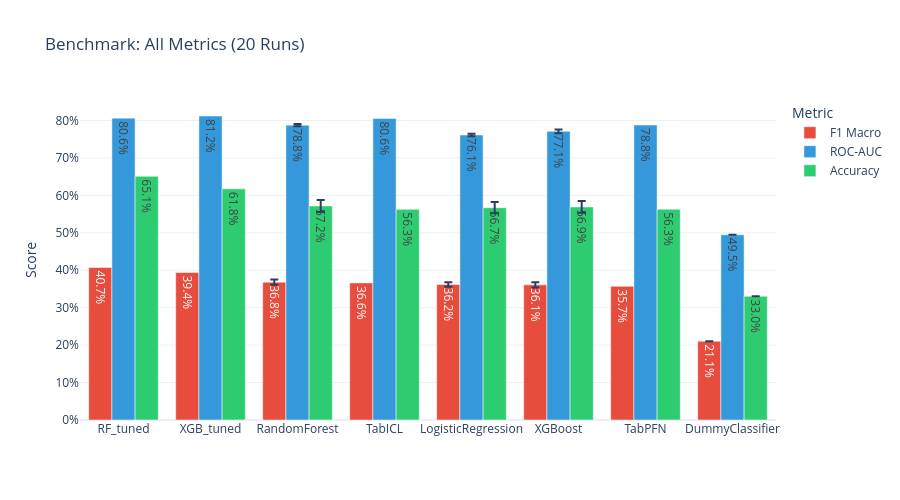

Notebook code for this chart:
### Markdown cell above
## 4.2 ROC-AUC Comparison

### Code cell
# AUC + F1 Combined: Grouped Bar
metrics_long = []
for _, row in df_summary.iterrows():
    metrics_long.append({'model': row['model'], 'Metric': 'F1 Macro', 'Score': row['f1_mean'], 'Std': row['f1_std']})
    metrics_long.append({'model': row['model'], 'Metric': 'ROC-AUC', 'Score': row['auc_mean'], 'Std': row['auc_std']})
    metrics_long.append({'model': row['model'], 'Metric': 'Accuracy', 'Score': row['acc_mean'], 'Std': row['acc_std']})

ml_df = pd.DataFrame(metrics_long)

fig3 = px.bar(
    ml_df, x='model', y='Score', color='Metric', error_y='Std',
    barmode='group',
    title=f'Benchmark: All Metrics Comparison<br>'
          f'<sup>F1 Macro, ROC-AUC & Accuracy for all models</sup)',
    template='plotly_white',
    text_auto='.1%',
    color_discrete_map={'F1 Macro': '#e74c3c', 'ROC-AUC': '#3498db', 'Accuracy': '#2ecc71'},
    category_orders={'model': model_order[::-1]}
)
fig3.update_layout(yaxis_tickformat='.0%', xaxis_title=None, height=500)
show_and_save(fig3, "benchmark_all_metrics")

### Figure 1 — Plotly figure (JSON) as saved in the notebook; plotly's stock layout.template omitted (floating-point values rounded to 4 significant figures)
{"data": [{"alignmentgroup": "True", "error_y": {"array": [NaN, NaN, 0.007029, NaN, 0.006025, 0.006829, NaN, 0.0]}, "hovertemplate": "Metric=F1 Macro<br>model=%{x}<br>Score=%{y}<extra></extra>", "legendgroup": "F1 Macro", "marker": {"color": "#e74c3c", "pattern": {"shape": ""}}, "name": "F1 Macro", "offsetgroup": "F1 Macro", "orientation": "v", "showlegend": true, "textposition": "auto", "texttemplate": "%{y:.1%}", "type": "bar", "x": ["RF_tuned", "XGB_tuned", "RandomForest", "TabICL", "LogisticRegression", "XGBoost", "TabPFN", "DummyClassifier"], "xaxis": "x", "y": [0.4073, 0.394, 0.3682, 0.3663, 0.3619, 0.361, 0.3571, 0.2106], "yaxis": "y"}, {"alignmentgroup": "True", "error_y": {"array": [NaN, NaN, 0.003192, NaN, 0.003476, 0.005232, NaN, 0.0]}, "hovertemplate": "Metric=ROC-AUC<br>model=%{x}<br>Score=%{y}<extra></extra>", "legendgroup": "ROC-AUC", "marker": {"color": "#3498db", "pattern": {"shape": ""}}, "name": "ROC-AUC", "offsetgroup": "ROC-AUC", "orientation": "v", "showlegend": true, "textposition": "auto", "texttemplate": "%{y:.1%}", "type": "bar", "x": ["RF_tuned", "XGB_tuned", "RandomForest", "TabICL", "LogisticRegression", "XGBoost", "TabPFN", "DummyClassifier"], "xaxis": "x", "y": [0.8064, 0.8121, 0.7877, 0.8057, 0.7613, 0.7711, 0.7879, 0.4946], "yaxis": "y"}, {"alignmentgroup": "True", "error_y": {"array": [NaN, NaN, 0.01611, NaN, 0.01498, 0.0159, NaN, 0.0]}, "hovertemplate": "Metric=Accuracy<br>model=%{x}<br>Score=%{y}<extra></extra>", "legendgroup": "Accuracy", "marker": {"color": "#2ecc71", "pattern": {"shape": ""}}, "name": "Accuracy", "offsetgroup": "Accuracy", "orientation": "v", "showlegend": true, "textposition": "auto", "texttemplate": "%{y:.1%}", "type": "bar", "x": ["RF_tuned", "XGB_tuned", "RandomForest", "TabICL", "LogisticRegression", "XGBoost", "TabPFN", "DummyClassifier"], "xaxis": "x", "y": [0.6509, 0.6175, 0.5719, 0.5627, 0.5671, 0.5692, 0.563, 0.3305], "yaxis": "y"}], "layout": {"barmode": "group", "height": 500, "legend": {"title": {"text": "Metric"}, "tracegroupgap": 0}, "title": {"text": "Benchmark: All Metrics (20 Runs)"}, "xaxis": {"anchor": "y", "categoryarray": ["RF_tuned", "XGB_tuned", "RandomForest", "TabICL", "LogisticRegression", "XGBoost", "TabPFN", "DummyClassifier"], "categoryorder": "array", "domain": [0, 1], "title": {}}, "yaxis": {"anchor": "x", "domain": [0, 1], "tickformat": ".0%", "title": {"text": "Score"}}}}
